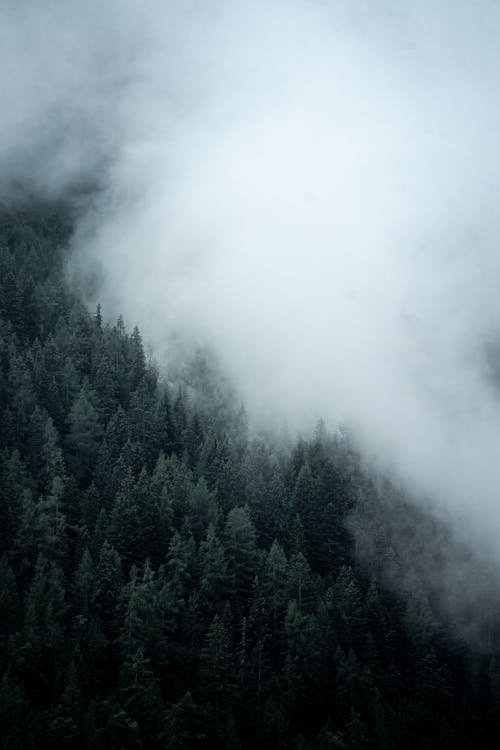
#> input picture Computer-Vision/OpenCv Notes/test_image/foto2.jpeg, 500 x 750 px
$ jupyter execute Ders-6-Pixel-Operetion-2.ipynb
#> lines starting #> are read from the running program, lines starting #| are printed output that depends on the picture
[cell 1]
import cv2
import numpy as np
import matplotlib.pyplot as plt

[cell 2]
img = cv2.imread("test_image/foto2.jpeg")
#> img is the input picture: shape (750, 500, 3); mean B, G, R 130.4, 124.7, 111
cv2.imshow("Image",img)
cv2.waitKey(0)
cv2.destroyAllWindows()

[cell 3]
img = cv2.imread("test_image/foto2.jpeg")
corner = img[0:500,0:500]
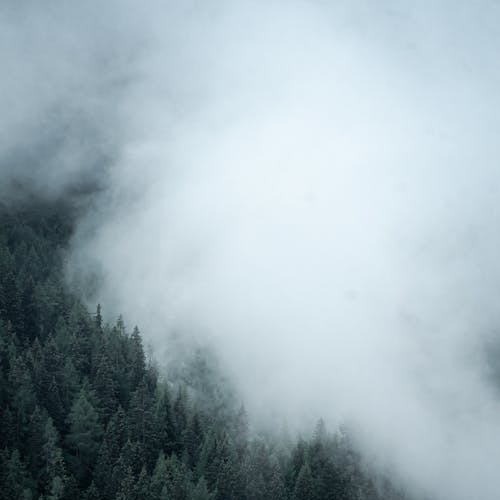
#> corner: shape (500, 500, 3); mean B, G, R 181.9, 174.3, 157.7
cv2.imshow("Corner",corner)
cv2.waitKey(0)
cv2.destroyAllWindows()

[cell 4]
img = cv2.imread("test_image/foto2.jpeg")
img[0:500,0:500]=(1,1,1)
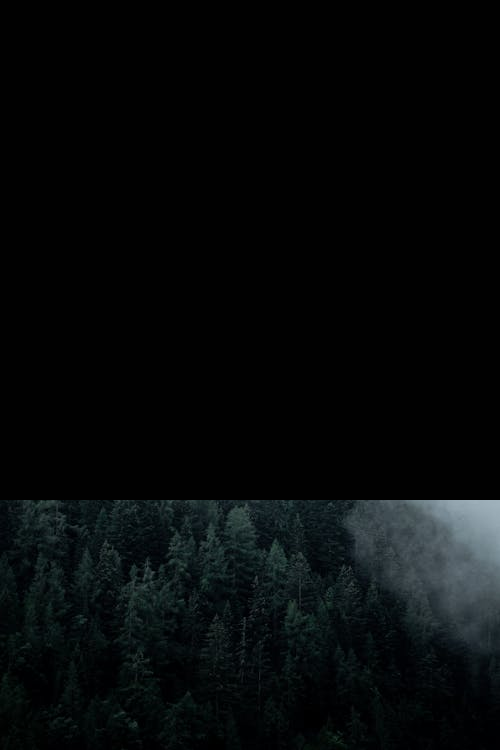
#> img: shape (750, 500, 3); mean B, G, R 9.8, 9.2, 6.5
cv2.imshow("Corner",img)
cv2.waitKey(0)
cv2.destroyAllWindows()

[cell 5]
import cv2
path = "test_image/foto1.jpeg"
img=cv2.imread(path)
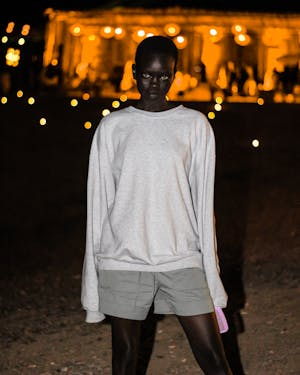
#> input picture Computer-Vision/OpenCv Notes/test_image/foto1.jpeg, 300 x 375 px
#> img is the input picture: shape (375, 300, 3); mean B, G, R 52.7, 70.5, 90.5
print(img.shape)
#| (375, 300, 3)

# 3. Değer derinlik değeri foto siyah beyaz olsaydı default 0 olurdu
cv2.imshow("Image",img)
cv2.waitKey(0)
cv2.destroyAllWindows()

[cell 6]
import cv2

path = "test_image/foto1.jpeg"
img = cv2.imread(path,0)
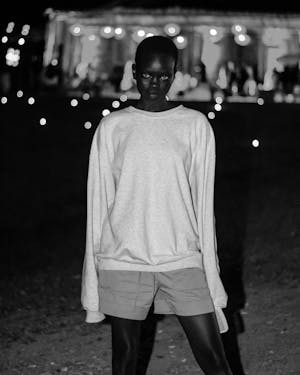
#> img: shape (375, 300); min 0, max 255, mean 74.4

print(img.shape) # 0 ise gözükmez zaten derinlik
#| (375, 300)
# ilk değer yükseklik ikinci değer en üçünçü değer derinlikn
# height width channel
print(img.size) # heightxwidthxchannel
#| 112500
print(img.shape[0]*img.shape[1])
#| 112500
cv2.imshow("Image",img)
cv2.waitKey(0)
cv2.destroyAllWindows()
